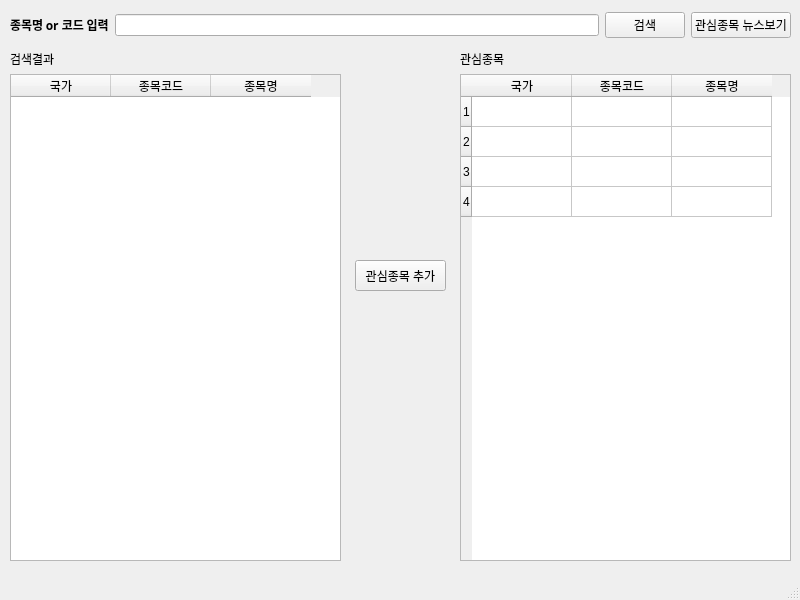
<?xml version="1.0" encoding="UTF-8"?>
<ui version="4.0">
 <class>MainWindow</class>
 <widget class="QMainWindow" name="MainWindow">
  <property name="enabled">
   <bool>true</bool>
  </property>
  <property name="geometry">
   <rect>
    <x>0</x>
    <y>0</y>
    <width>800</width>
    <height>600</height>
   </rect>
  </property>
  <property name="windowTitle">
   <string>글로벌 주식 최신 뉴스 검색</string>
  </property>
  <property name="windowOpacity">
   <double>1.000000000000000</double>
  </property>
  <widget class="QWidget" name="centralwidget">
   <widget class="QPushButton" name="addBtn">
    <property name="geometry">
     <rect>
      <x>355</x>
      <y>260</y>
      <width>91</width>
      <height>31</height>
     </rect>
    </property>
    <property name="text">
     <string>관심종목 추가</string>
    </property>
   </widget>
   <widget class="QWidget" name="horizontalLayoutWidget_2">
    <property name="geometry">
     <rect>
      <x>10</x>
      <y>0</y>
      <width>781</width>
      <height>51</height>
     </rect>
    </property>
    <layout class="QHBoxLayout" name="horizontalLayout">
     <item>
      <widget class="QLabel" name="label">
       <property name="font">
        <font>
         <family>돋움</family>
         <weight>75</weight>
         <bold>true</bold>
        </font>
       </property>
       <property name="text">
        <string>종목명 or 코드 입력</string>
       </property>
       <property name="textFormat">
        <enum>Qt::RichText</enum>
       </property>
      </widget>
     </item>
     <item>
      <widget class="QLineEdit" name="stockEdit">
       <property name="whatsThis">
        <string/>
       </property>
       <property name="text">
        <string/>
       </property>
      </widget>
     </item>
     <item>
      <widget class="QPushButton" name="searchBtn">
       <property name="text">
        <string>검색</string>
       </property>
      </widget>
     </item>
     <item>
      <widget class="QPushButton" name="exeBtn">
       <property name="text">
        <string>관심종목 뉴스보기</string>
       </property>
      </widget>
     </item>
    </layout>
   </widget>
   <widget class="QWidget" name="verticalLayoutWidget">
    <property name="geometry">
     <rect>
      <x>10</x>
      <y>50</y>
      <width>331</width>
      <height>511</height>
     </rect>
    </property>
    <layout class="QVBoxLayout" name="verticalLayout">
     <item>
      <widget class="QLabel" name="label_2">
       <property name="text">
        <string>검색결과</string>
       </property>
      </widget>
     </item>
     <item>
      <widget class="QTableWidget" name="resultWidget">
       <property name="acceptDrops">
        <bool>false</bool>
       </property>
       <column>
        <property name="text">
         <string>국가</string>
        </property>
       </column>
       <column>
        <property name="text">
         <string>종목코드</string>
        </property>
       </column>
       <column>
        <property name="text">
         <string>종목명</string>
        </property>
       </column>
      </widget>
     </item>
    </layout>
   </widget>
   <widget class="QWidget" name="verticalLayoutWidget_2">
    <property name="geometry">
     <rect>
      <x>460</x>
      <y>50</y>
      <width>331</width>
      <height>511</height>
     </rect>
    </property>
    <layout class="QVBoxLayout" name="verticalLayout_2">
     <item>
      <widget class="QLabel" name="label_3">
       <property name="text">
        <string>관심종목</string>
       </property>
      </widget>
     </item>
     <item>
      <widget class="QTableWidget" name="resultWidget_2">
       <row>
        <property name="text">
         <string>1</string>
        </property>
       </row>
       <row>
        <property name="text">
         <string>2</string>
        </property>
       </row>
       <row>
        <property name="text">
         <string>3</string>
        </property>
       </row>
       <row>
        <property name="text">
         <string>4</string>
        </property>
       </row>
       <column>
        <property name="text">
         <string>국가</string>
        </property>
       </column>
       <column>
        <property name="text">
         <string>종목코드</string>
        </property>
       </column>
       <column>
        <property name="text">
         <string>종목명</string>
        </property>
       </column>
      </widget>
     </item>
    </layout>
   </widget>
   <zorder>addBtn</zorder>
   <zorder>horizontalLayoutWidget_2</zorder>
   <zorder>verticalLayoutWidget</zorder>
   <zorder>verticalLayoutWidget_2</zorder>
   <zorder>resultWidget</zorder>
  </widget>
  <widget class="QStatusBar" name="statusbar"/>
 </widget>
 <resources/>
 <connections>
  <connection>
   <sender>exeBtn</sender>
   <signal>clicked(bool)</signal>
   <receiver>MainWindow</receiver>
   <slot>setDockNestingEnabled(bool)</slot>
   <hints>
    <hint type="sourcelabel">
     <x>745</x>
     <y>26</y>
    </hint>
    <hint type="destinationlabel">
     <x>861</x>
     <y>49</y>
    </hint>
   </hints>
  </connection>
  <connection>
   <sender>searchBtn</sender>
   <signal>clicked()</signal>
   <receiver>resultWidget</receiver>
   <slot>resizeRowsToContents()</slot>
   <hints>
    <hint type="sourcelabel">
     <x>621</x>
     <y>28</y>
    </hint>
    <hint type="destinationlabel">
     <x>199</x>
     <y>231</y>
    </hint>
   </hints>
  </connection>
  <connection>
   <sender>stockEdit</sender>
   <signal>textEdited(QString)</signal>
   <receiver>resultWidget</receiver>
   <slot>resizeRowsToContents()</slot>
   <hints>
    <hint type="sourcelabel">
     <x>172</x>
     <y>26</y>
    </hint>
    <hint type="destinationlabel">
     <x>172</x>
     <y>196</y>
    </hint>
   </hints>
  </connection>
  <connection>
   <sender>addBtn</sender>
   <signal>clicked()</signal>
   <receiver>resultWidget_2</receiver>
   <slot>doItemsLayout()</slot>
   <hints>
    <hint type="sourcelabel">
     <x>419</x>
     <y>270</y>
    </hint>
    <hint type="destinationlabel">
     <x>615</x>
     <y>270</y>
    </hint>
   </hints>
  </connection>
 </connections>
</ui>
